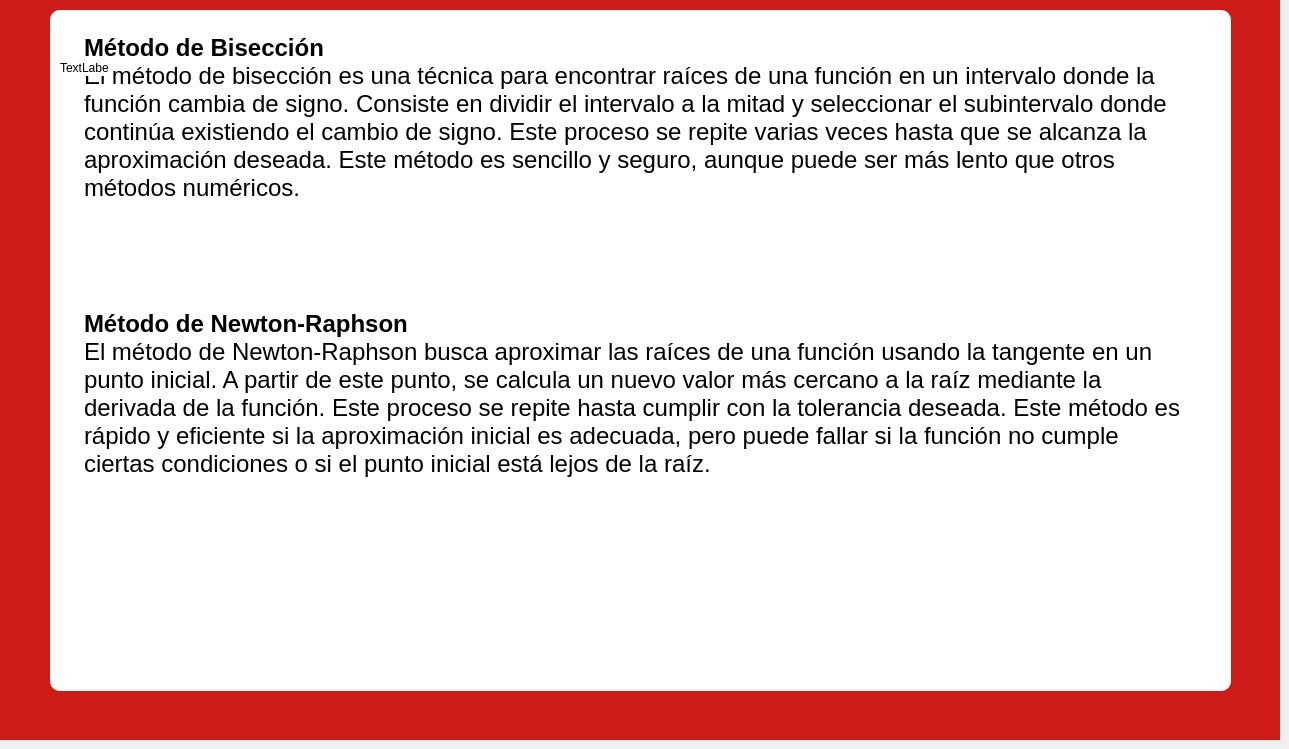
    <widget class="QWidget" name="page3">
     <widget class="QWidget" name="widget_2" native="true">
      <property name="geometry">
       <rect>
        <x>0</x>
        <y>0</y>
        <width>1280</width>
        <height>740</height>
       </rect>
      </property>
      <property name="styleSheet">
       <string notr="true">background-color: #CD1C18;
border: none;</string>
      </property>
      <widget class="QFrame" name="frame_14">
       <property name="geometry">
        <rect>
         <x>50</x>
         <y>10</y>
         <width>1181</width>
         <height>681</height>
        </rect>
       </property>
       <property name="palette">
        <palette>
         <active>
          <colorrole role="Button">
           <brush brushstyle="SolidPattern">
            <color alpha="255">
             <red>255</red>
             <green>255</green>
             <blue>255</blue>
            </color>
           </brush>
          </colorrole>
          <colorrole role="Base">
           <brush brushstyle="SolidPattern">
            <color alpha="255">
             <red>255</red>
             <green>255</green>
             <blue>255</blue>
            </color>
           </brush>
          </colorrole>
          <colorrole role="Window">
           <brush brushstyle="SolidPattern">
            <color alpha="255">
             <red>255</red>
             <green>255</green>
             <blue>255</blue>
            </color>
           </brush>
          </colorrole>
         </active>
         <inactive>
          <colorrole role="Button">
           <brush brushstyle="SolidPattern">
            <color alpha="255">
             <red>255</red>
             <green>255</green>
             <blue>255</blue>
            </color>
           </brush>
          </colorrole>
          <colorrole role="Base">
           <brush brushstyle="SolidPattern">
            <color alpha="255">
             <red>255</red>
             <green>255</green>
             <blue>255</blue>
            </color>
           </brush>
          </colorrole>
          <colorrole role="Window">
           <brush brushstyle="SolidPattern">
            <color alpha="255">
             <red>255</red>
             <green>255</green>
             <blue>255</blue>
            </color>
           </brush>
          </colorrole>
         </inactive>
         <disabled>
          <colorrole role="Button">
           <brush brushstyle="SolidPattern">
            <color alpha="255">
             <red>255</red>
             <green>255</green>
             <blue>255</blue>
            </color>
           </brush>
          </colorrole>
          <colorrole role="Base">
           <brush brushstyle="SolidPattern">
            <color alpha="255">
             <red>255</red>
             <green>255</green>
             <blue>255</blue>
            </color>
           </brush>
          </colorrole>
          <colorrole role="Window">
           <brush brushstyle="SolidPattern">
            <color alpha="255">
             <red>255</red>
             <green>255</green>
             <blue>255</blue>
            </color>
           </brush>
          </colorrole>
         </disabled>
        </palette>
       </property>
       <property name="styleSheet">
        <string notr="true">background-color: #FFFFFF;
border: none;
border-radius: 10px;</string>
       </property>
       <property name="frameShape">
        <enum>QFrame::Shape::StyledPanel</enum>
       </property>
       <property name="frameShadow">
        <enum>QFrame::Shadow::Raised</enum>
       </property>
       <widget class="QTextEdit" name="teoria_7">
        <property name="geometry">
         <rect>
          <x>30</x>
          <y>20</y>
          <width>1111</width>
          <height>641</height>
         </rect>
        </property>
        <property name="palette">
         <palette>
          <active>
           <colorrole role="WindowText">
            <brush brushstyle="SolidPattern">
             <color alpha="255">
              <red>0</red>
              <green>0</green>
              <blue>0</blue>
             </color>
            </brush>
           </colorrole>
           <colorrole role="Button">
            <brush brushstyle="SolidPattern">
             <color alpha="255">
              <red>255</red>
              <green>255</green>
              <blue>255</blue>
             </color>
            </brush>
           </colorrole>
           <colorrole role="Light">
            <brush brushstyle="SolidPattern">
             <color alpha="255">
              <red>255</red>
              <green>255</green>
              <blue>255</blue>
             </color>
            </brush>
           </colorrole>
           <colorrole role="Midlight">
            <brush brushstyle="SolidPattern">
             <color alpha="255">
              <red>255</red>
              <green>255</green>
              <blue>255</blue>
             </color>
            </brush>
           </colorrole>
           <colorrole role="Dark">
            <brush brushstyle="SolidPattern">
             <color alpha="255">
              <red>127</red>
              <green>127</green>
              <blue>127</blue>
             </color>
            </brush>
           </colorrole>
           <colorrole role="Mid">
            <brush brushstyle="SolidPattern">
             <color alpha="255">
              <red>170</red>
              <green>170</green>
              <blue>170</blue>
             </color>
            </brush>
           </colorrole>
           <colorrole role="Text">
            <brush brushstyle="SolidPattern">
             <color alpha="255">
              <red>0</red>
              <green>0</green>
              <blue>0</blue>
             </color>
            </brush>
           </colorrole>
           <colorrole role="BrightText">
            <brush brushstyle="SolidPattern">
             <color alpha="255">
              <red>255</red>
              <green>255</green>
              <blue>255</blue>
             </color>
            </brush>
           </colorrole>
           <colorrole role="ButtonText">
            <brush brushstyle="SolidPattern">
             <color alpha="255">
              <red>0</red>
              <green>0</green>
              <blue>0</blue>
             </color>
            </brush>
           </colorrole>
           <colorrole role="Base">
            <brush brushstyle="SolidPattern">
             <color alpha="255">
              <red>255</red>
              <green>255</green>
              <blue>255</blue>
             </color>
            </brush>
           </colorrole>
           <colorrole role="Window">
            <brush brushstyle="SolidPattern">
             <color alpha="255">
              <red>255</red>
              <green>255</green>
              <blue>255</blue>
             </color>
            </brush>
           </colorrole>
           <colorrole role="Shadow">
            <brush brushstyle="SolidPattern">
             <color alpha="255">
              <red>0</red>
              <green>0</green>
              <blue>0</blue>
             </color>
            </brush>
           </colorrole>
           <colorrole role="AlternateBase">
            <brush brushstyle="SolidPattern">
             <color alpha="255">
              <red>255</red>
              <green>255</green>
              <blue>255</blue>
             </color>
            </brush>
           </colorrole>
           <colorrole role="ToolTipBase">
            <brush brushstyle="SolidPattern">
             <color alpha="255">
              <red>255</red>
              <green>255</green>
              <blue>220</blue>
             </color>
            </brush>
           </colorrole>
           <colorrole role="ToolTipText">
            <brush brushstyle="SolidPattern">
             <color alpha="255">
              <red>0</red>
              <green>0</green>
              <blue>0</blue>
             </color>
            </brush>
           </colorrole>
           <colorrole role="PlaceholderText">
            <brush brushstyle="SolidPattern">
             <color alpha="127">
              <red>0</red>
              <green>0</green>
              <blue>0</blue>
             </color>
            </brush>
           </colorrole>
           <colorrole role="Accent">
            <brush brushstyle="SolidPattern">
             <color alpha="255">
              <red>255</red>
              <green>255</green>
              <blue>255</blue>
             </color>
            </brush>
           </colorrole>
          </active>
          <inactive>
           <colorrole role="WindowText">
            <brush brushstyle="SolidPattern">
             <color alpha="255">
              <red>0</red>
              <green>0</green>
              <blue>0</blue>
             </color>
            </brush>
           </colorrole>
           <colorrole role="Button">
            <brush brushstyle="SolidPattern">
             <color alpha="255">
              <red>255</red>
              <green>255</green>
              <blue>255</blue>
             </color>
            </brush>
           </colorrole>
           <colorrole role="Light">
            <brush brushstyle="SolidPattern">
             <color alpha="255">
              <red>255</red>
              <green>255</green>
              <blue>255</blue>
             </color>
            </brush>
           </colorrole>
           <colorrole role="Midlight">
            <brush brushstyle="SolidPattern">
             <color alpha="255">
              <red>255</red>
              <green>255</green>
              <blue>255</blue>
             </color>
            </brush>
           </colorrole>
           <colorrole role="Dark">
            <brush brushstyle="SolidPattern">
             <color alpha="255">
              <red>127</red>
              <green>127</green>
              <blue>127</blue>
             </color>
            </brush>
           </colorrole>
           <colorrole role="Mid">
            <brush brushstyle="SolidPattern">
             <color alpha="255">
              <red>170</red>
              <green>170</green>
              <blue>170</blue>
             </color>
            </brush>
           </colorrole>
           <colorrole role="Text">
            <brush brushstyle="SolidPattern">
             <color alpha="255">
              <red>0</red>
              <green>0</green>
              <blue>0</blue>
             </color>
            </brush>
           </colorrole>
           <colorrole role="BrightText">
            <brush brushstyle="SolidPattern">
             <color alpha="255">
              <red>255</red>
              <green>255</green>
              <blue>255</blue>
             </color>
            </brush>
           </colorrole>
           <colorrole role="ButtonText">
            <brush brushstyle="SolidPattern">
             <color alpha="255">
              <red>0</red>
              <green>0</green>
              <blue>0</blue>
             </color>
            </brush>
           </colorrole>
           <colorrole role="Base">
            <brush brushstyle="SolidPattern">
             <color alpha="255">
              <red>255</red>
              <green>255</green>
              <blue>255</blue>
             </color>
            </brush>
           </colorrole>
           <colorrole role="Window">
            <brush brushstyle="SolidPattern">
             <color alpha="255">
              <red>255</red>
              <green>255</green>
              <blue>255</blue>
             </color>
            </brush>
           </colorrole>
           <colorrole role="Shadow">
            <brush brushstyle="SolidPattern">
             <color alpha="255">
              <red>0</red>
              <green>0</green>
              <blue>0</blue>
             </color>
            </brush>
           </colorrole>
           <colorrole role="AlternateBase">
            <brush brushstyle="SolidPattern">
             <color alpha="255">
              <red>255</red>
              <green>255</green>
              <blue>255</blue>
             </color>
            </brush>
           </colorrole>
           <colorrole role="ToolTipBase">
            <brush brushstyle="SolidPattern">
             <color alpha="255">
              <red>255</red>
              <green>255</green>
              <blue>220</blue>
             </color>
            </brush>
           </colorrole>
           <colorrole role="ToolTipText">
            <brush brushstyle="SolidPattern">
             <color alpha="255">
              <red>0</red>
              <green>0</green>
              <blue>0</blue>
             </color>
            </brush>
           </colorrole>
           <colorrole role="PlaceholderText">
            <brush brushstyle="SolidPattern">
             <color alpha="127">
              <red>0</red>
              <green>0</green>
              <blue>0</blue>
             </color>
            </brush>
           </colorrole>
           <colorrole role="Accent">
            <brush brushstyle="SolidPattern">
             <color alpha="255">
              <red>255</red>
              <green>255</green>
              <blue>255</blue>
             </color>
            </brush>
           </colorrole>
          </inactive>
          <disabled>
           <colorrole role="WindowText">
            <brush brushstyle="SolidPattern">
             <color alpha="255">
              <red>127</red>
              <green>127</green>
              <blue>127</blue>
             </color>
            </brush>
           </colorrole>
           <colorrole role="Button">
            <brush brushstyle="SolidPattern">
             <color alpha="255">
              <red>255</red>
              <green>255</green>
              <blue>255</blue>
             </color>
            </brush>
           </colorrole>
           <colorrole role="Light">
            <brush brushstyle="SolidPattern">
             <color alpha="255">
              <red>255</red>
              <green>255</green>
              <blue>255</blue>
             </color>
            </brush>
           </colorrole>
           <colorrole role="Midlight">
            <brush brushstyle="SolidPattern">
             <color alpha="255">
              <red>255</red>
              <green>255</green>
              <blue>255</blue>
             </color>
            </brush>
           </colorrole>
           <colorrole role="Dark">
            <brush brushstyle="SolidPattern">
             <color alpha="255">
              <red>127</red>
              <green>127</green>
              <blue>127</blue>
             </color>
            </brush>
           </colorrole>
           <colorrole role="Mid">
            <brush brushstyle="SolidPattern">
             <color alpha="255">
              <red>170</red>
              <green>170</green>
              <blue>170</blue>
             </color>
            </brush>
           </colorrole>
           <colorrole role="Text">
            <brush brushstyle="SolidPattern">
             <color alpha="255">
              <red>127</red>
              <green>127</green>
              <blue>127</blue>
             </color>
            </brush>
           </colorrole>
           <colorrole role="BrightText">
            <brush brushstyle="SolidPattern">
             <color alpha="255">
              <red>255</red>
              <green>255</green>
              <blue>255</blue>
             </color>
            </brush>
           </colorrole>
           <colorrole role="ButtonText">
            <brush brushstyle="SolidPattern">
             <color alpha="255">
              <red>127</red>
              <green>127</green>
              <blue>127</blue>
             </color>
            </brush>
           </colorrole>
           <colorrole role="Base">
            <brush brushstyle="SolidPattern">
             <color alpha="255">
              <red>255</red>
              <green>255</green>
              <blue>255</blue>
             </color>
            </brush>
           </colorrole>
           <colorrole role="Window">
            <brush brushstyle="SolidPattern">
             <color alpha="255">
              <red>255</red>
              <green>255</green>
              <blue>255</blue>
             </color>
            </brush>
           </colorrole>
           <colorrole role="Shadow">
            <brush brushstyle="SolidPattern">
             <color alpha="255">
              <red>0</red>
              <green>0</green>
              <blue>0</blue>
             </color>
            </brush>
           </colorrole>
           <colorrole role="AlternateBase">
            <brush brushstyle="SolidPattern">
             <color alpha="255">
              <red>255</red>
              <green>255</green>
              <blue>255</blue>
             </color>
            </brush>
           </colorrole>
           <colorrole role="ToolTipBase">
            <brush brushstyle="SolidPattern">
             <color alpha="255">
              <red>255</red>
              <green>255</green>
              <blue>220</blue>
             </color>
            </brush>
           </colorrole>
           <colorrole role="ToolTipText">
            <brush brushstyle="SolidPattern">
             <color alpha="255">
              <red>0</red>
              <green>0</green>
              <blue>0</blue>
             </color>
            </brush>
           </colorrole>
           <colorrole role="PlaceholderText">
            <brush brushstyle="SolidPattern">
             <color alpha="127">
              <red>127</red>
              <green>127</green>
              <blue>127</blue>
             </color>
            </brush>
           </colorrole>
           <colorrole role="Accent">
            <brush brushstyle="SolidPattern">
             <color alpha="255">
              <red>255</red>
              <green>255</green>
              <blue>255</blue>
             </color>
            </brush>
           </colorrole>
          </disabled>
         </palette>
        </property>
        <property name="font">
         <font>
          <pointsize>18</pointsize>
         </font>
        </property>
        <property name="verticalScrollBarPolicy">
         <enum>Qt::ScrollBarPolicy::ScrollBarAlwaysOff</enum>
        </property>
        <property name="readOnly">
         <bool>true</bool>
        </property>
        <property name="html">
         <string>&lt;!DOCTYPE HTML PUBLIC &quot;-//W3C//DTD HTML 4.0//EN&quot; &quot;http://www.w3.org/TR/REC-html40/strict.dtd&quot;&gt;
&lt;html&gt;&lt;head&gt;&lt;meta name=&quot;qrichtext&quot; content=&quot;1&quot; /&gt;&lt;meta charset=&quot;utf-8&quot; /&gt;&lt;style type=&quot;text/css&quot;&gt;
p, li { white-space: pre-wrap; }
hr { height: 1px; border-width: 0; }
li.unchecked::marker { content: &quot;\2610&quot;; }
li.checked::marker { content: &quot;\2612&quot;; }
&lt;/style&gt;&lt;/head&gt;&lt;body style=&quot; font-family:'Segoe UI'; font-size:18pt; font-weight:400; font-style:normal;&quot;&gt;
&lt;p style=&quot; margin-top:12px; margin-bottom:12px; margin-left:0px; margin-right:0px; -qt-block-indent:0; text-indent:0px;&quot;&gt;&lt;span style=&quot; font-weight:700;&quot;&gt;Método de Bisección&lt;/span&gt;&lt;br /&gt;El método de bisección es una técnica para encontrar raíces de una función en un intervalo donde la función cambia de signo. Consiste en dividir el intervalo a la mitad y seleccionar el subintervalo donde continúa existiendo el cambio de signo. Este proceso se repite varias veces hasta que se alcanza la aproximación deseada. Este método es sencillo y seguro, aunque puede ser más lento que otros métodos numéricos.&lt;/p&gt;
&lt;p style=&quot;-qt-paragraph-type:empty; margin-top:0px; margin-bottom:0px; margin-left:0px; margin-right:0px; -qt-block-indent:0; text-indent:0px;&quot;&gt;&lt;br /&gt;&lt;/p&gt;
&lt;p style=&quot;-qt-paragraph-type:empty; margin-top:0px; margin-bottom:0px; margin-left:0px; margin-right:0px; -qt-block-indent:0; text-indent:0px;&quot;&gt;&lt;br /&gt;&lt;/p&gt;
&lt;p style=&quot;-qt-paragraph-type:empty; margin-top:0px; margin-bottom:0px; margin-left:0px; margin-right:0px; -qt-block-indent:0; text-indent:0px;&quot;&gt;&lt;br /&gt;&lt;/p&gt;
&lt;p style=&quot; margin-top:12px; margin-bottom:12px; margin-left:0px; margin-right:0px; -qt-block-indent:0; text-indent:0px;&quot;&gt;&lt;span style=&quot; font-weight:700;&quot;&gt;Método de Newton-Raphson&lt;/span&gt;&lt;br /&gt;El método de Newton-Raphson busca aproximar las raíces de una función usando la tangente en un punto inicial. A partir de este punto, se calcula un nuevo valor más cercano a la raíz mediante la derivada de la función. Este proceso se repite hasta cumplir con la tolerancia deseada. Este método es rápido y eficiente si la aproximación inicial es adecuada, pero puede fallar si la función no cumple ciertas condiciones o si el punto inicial está lejos de la raíz.&lt;/p&gt;&lt;/body&gt;&lt;/html&gt;</string>
        </property>
       </widget>
       <widget class="QLabel" name="label_8">
        <property name="geometry">
         <rect>
          <x>10</x>
          <y>50</y>
          <width>49</width>
          <height>16</height>
         </rect>
        </property>
        <property name="text">
         <string>TextLabel</string>
        </property>
       </widget>
       <widget class="QLabel" name="formula_13">
        <property name="geometry">
         <rect>
          <x>500</x>
          <y>210</y>
          <width>211</width>
          <height>101</height>
         </rect>
        </property>
        <property name="text">
         <string/>
        </property>
        <property name="pixmap">
         <pixmap resource="resources.qrc">:/resources/resources/icons/formula_1.png</pixmap>
        </property>
       </widget>
       <widget class="QLabel" name="formula_14">
        <property name="geometry">
         <rect>
          <x>520</x>
          <y>540</y>
          <width>211</width>
          <height>91</height>
         </rect>
        </property>
        <property name="text">
         <string/>
        </property>
        <property name="pixmap">
         <pixmap resource="resources.qrc">:/resources/resources/icons/formula_2.png</pixmap>
        </property>
       </widget>
      </widget>
     </widget>
    </widget>
